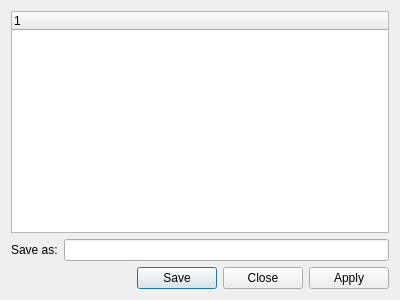
<?xml version="1.0" encoding="UTF-8"?>
<ui version="4.0">
 <class>QtExportBrowser</class>
 <widget class="QDialog" name="QtExportBrowser">
  <property name="geometry">
   <rect>
    <x>0</x>
    <y>0</y>
    <width>400</width>
    <height>300</height>
   </rect>
  </property>
  <property name="windowTitle">
   <string>Save Data -- Browser</string>
  </property>
  <layout class="QVBoxLayout" name="verticalLayout">
   <item>
    <widget class="QTreeWidget" name="treeWidget_">
     <column>
      <property name="text">
       <string notr="true">1</string>
      </property>
     </column>
    </widget>
   </item>
   <item>
    <layout class="QHBoxLayout" name="horizontalLayout">
     <item>
      <widget class="QLabel" name="label">
       <property name="text">
        <string>Save as:</string>
       </property>
      </widget>
     </item>
     <item>
      <widget class="QLineEdit" name="lineEdit_"/>
     </item>
    </layout>
   </item>
   <item>
    <widget class="QDialogButtonBox" name="buttonBox">
     <property name="orientation">
      <enum>Qt::Horizontal</enum>
     </property>
     <property name="standardButtons">
      <set>QDialogButtonBox::Apply|QDialogButtonBox::Close|QDialogButtonBox::Save</set>
     </property>
     <property name="centerButtons">
      <bool>false</bool>
     </property>
    </widget>
   </item>
  </layout>
 </widget>
 <resources/>
 <connections>
  <connection>
   <sender>buttonBox</sender>
   <signal>accepted()</signal>
   <receiver>QtExportBrowser</receiver>
   <slot>accept()</slot>
   <hints>
    <hint type="sourcelabel">
     <x>248</x>
     <y>254</y>
    </hint>
    <hint type="destinationlabel">
     <x>157</x>
     <y>274</y>
    </hint>
   </hints>
  </connection>
  <connection>
   <sender>buttonBox</sender>
   <signal>rejected()</signal>
   <receiver>QtExportBrowser</receiver>
   <slot>reject()</slot>
   <hints>
    <hint type="sourcelabel">
     <x>316</x>
     <y>260</y>
    </hint>
    <hint type="destinationlabel">
     <x>286</x>
     <y>274</y>
    </hint>
   </hints>
  </connection>
 </connections>
</ui>
